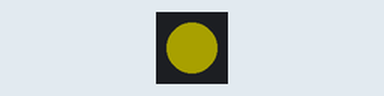
Recording of a program running on a simulated ESP32. Shown: 1 RGB LEDs in strip order, left to right. Dim RGB values are drawn brighter than linear.

Above: at 1.39 s.
At 2.72 s:
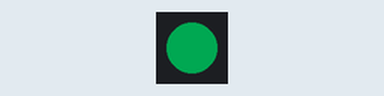
At 3.04 s:
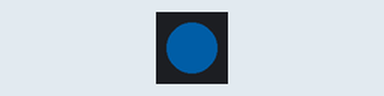
At 5.52 s:
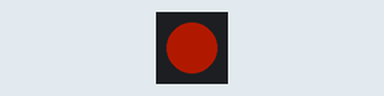
Timing chart, 0 to 5.9 s (numbered marks = the images above):
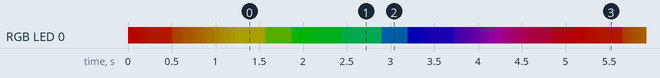

Measured:
- by itself, everything shown: repeats every 5.1 s, in 56 steps

The program:

main.cpp
```cpp
#include <Arduino.h>
#include <FastLED.h>

// LED 配置常量
#define LED_PIN 21    // 数据引脚
#define NUM_LEDS 1    // LED 数量
#define BRIGHTNESS 64 // 亮度 (0-255)
#define LED_TYPE WS2812B
#define COLOR_ORDER GRB  // WS2812B 通常是 GRB 顺序
#define HUE_STEP 7       // 彩虹色调步长
#define LOOP_DELAY_MS 20 // 循环延迟(毫秒)

CRGB leds[NUM_LEDS];

void setup()
{
  FastLED.addLeds<LED_TYPE, LED_PIN, COLOR_ORDER>(leds, NUM_LEDS);
  FastLED.setBrightness(BRIGHTNESS);
}

void loop()
{
  // 内置的彩虹函数
  static uint8_t startIndex = 0;
  fill_rainbow(leds, NUM_LEDS, startIndex, HUE_STEP); // 7 是色调差
  FastLED.show();
  startIndex++;
  delay(LOOP_DELAY_MS);
}
```
